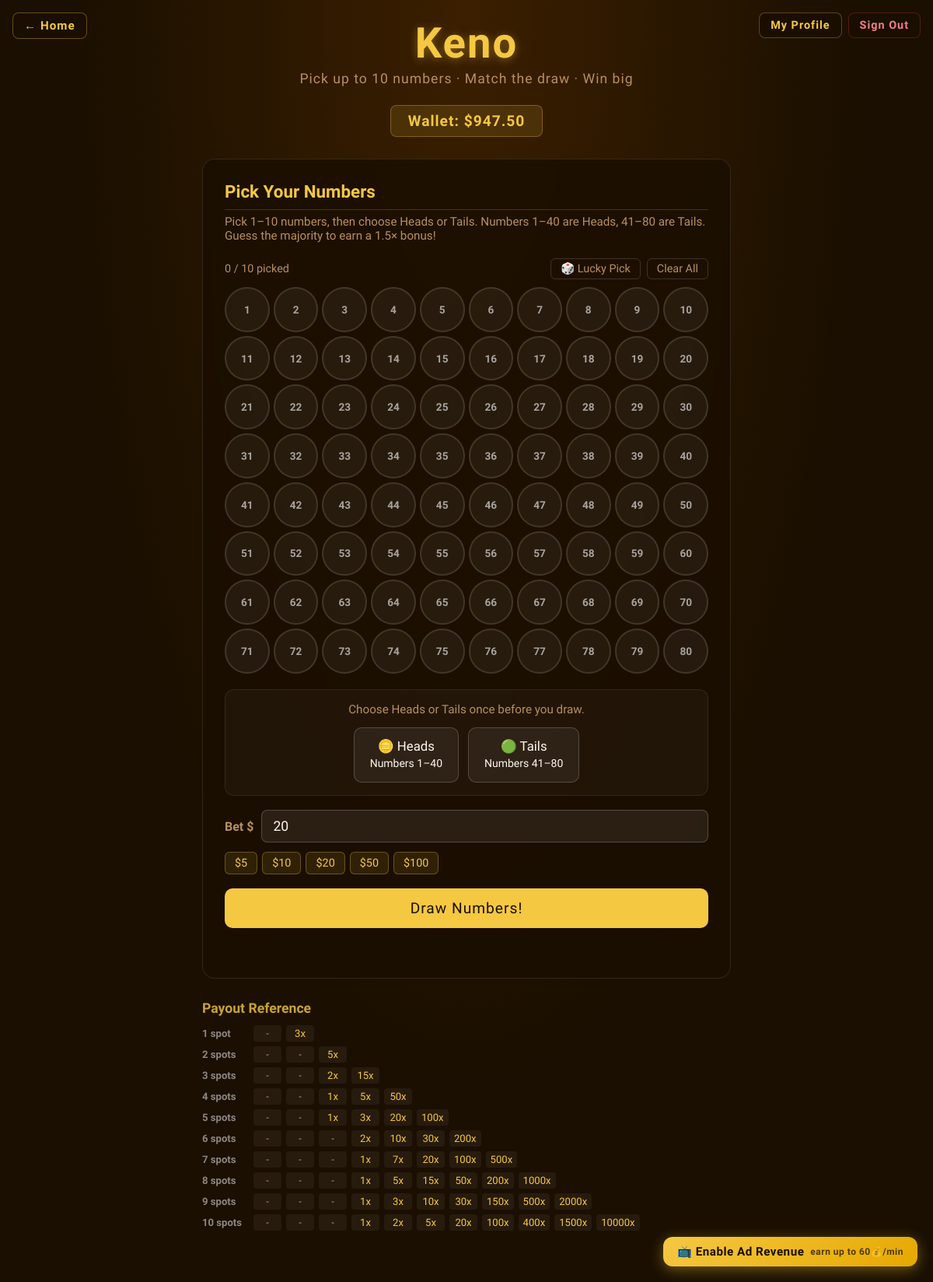
Before: /keno (signed in) with the older database file.
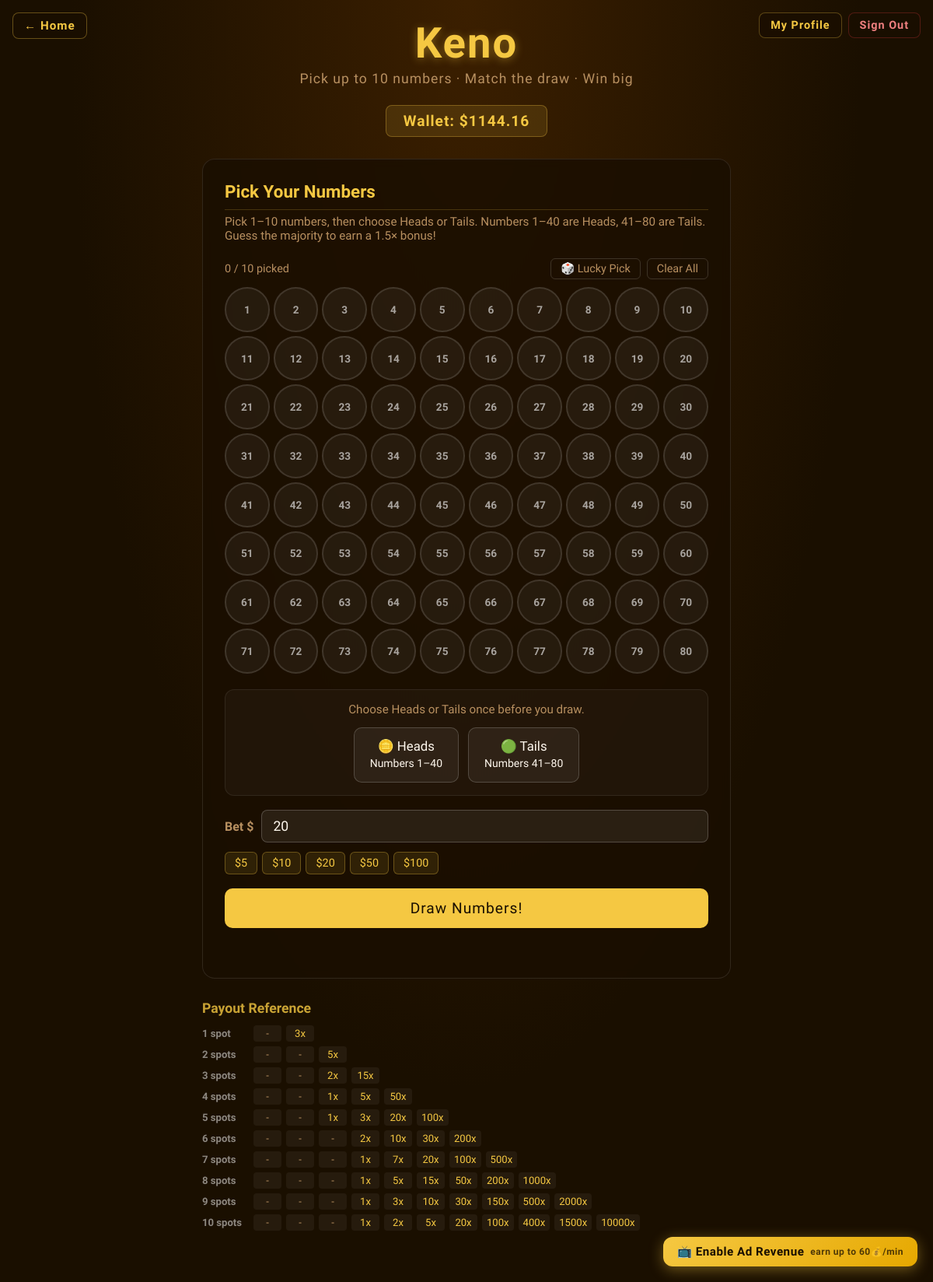
After: the same page with the newer database file.
### tables this page shows
CREATE TABLE users (
            id            INTEGER PRIMARY KEY AUTOINCREMENT,
            username      TEXT    NOT NULL UNIQUE,
            email         TEXT    NOT NULL UNIQUE,
            password_hash TEXT    NOT NULL,
            wallet        REAL    NOT NULL DEFAULT 1000.0,
            total_wagered REAL    NOT NULL DEFAULT 0.0,
            total_won     REAL    NOT NULL DEFAULT 0.0,
            race_wins     INTEGER NOT NULL DEFAULT 0,
            race_plays    INTEGER NOT NULL DEFAULT 0,
            keno_wins     INTEGER NOT NULL DEFAULT 0,
            keno_plays    INTEGER NOT NULL DEFAULT 0,
            win_streak    INTEGER NOT NULL DEFAULT 0,
            best_streak   INTEGER NOT NULL DEFAULT 0,
            created_at    TEXT    NOT NULL
        );

### app.py (the view)
@app.route('/keno')
@login_required
def keno():
    return render_template('Keno.html', user=current_user())

### app.py (called while the page is built)
def get_db():
    if 'db' not in g:
        g.db = sqlite3.connect(DATABASE)
        g.db.row_factory = sqlite3.Row
    return g.db

def login_required(f):
    @wraps(f)
    def decorated(*args, **kwargs):
        if 'user_id' not in session:
            return redirect(url_for('login'))
        return f(*args, **kwargs)
    return decorated

def current_user():
    if 'user_id' not in session:
        return None
    return get_db().execute('SELECT * FROM users WHERE id=?', (session['user_id'],)).fetchone()

### Templates/Keno.html (shortened to what this page needs)
<!DOCTYPE html>
<html lang="en">
<head>
</head>
<body>
<a href="/" class="back-home">&#8592; Home</a>
<div class="nav-right">
  <a href="/profile" class="nav-pill">My Profile</a>
  <a href="/logout"  class="nav-pill logout">Sign Out</a>
</div>
<h1>Keno</h1>
<p class="subtitle">Pick up to 10 numbers &middot; Match the draw &middot; Win big</p>
<div class="wallet-bar">Wallet: $<span id="wallet-display">{% if user is defined and user %}{{ "%.2f"|format(user['wallet']) }}{% else %}1000.00{% endif %}</span></div>
<div class="card" id="main-card">
  <h2>Pick Your Numbers</h2>
  <p class="card-desc">Pick 1–10 numbers, then choose Heads or Tails. Numbers 1–40 are Heads, 41–80 are Tails. Guess the majority to earn a 1.5× bonus!</p>
  <div class="grid-header">
    <span id="picks-counter">0 / 10 picked</span>
    <div style="display:flex;gap:8px; align-items:center;">
      <button class="clear-btn lucky-btn" onclick="luckyPick()">🎲 Lucky Pick</button>
      <button class="clear-btn" onclick="clearPicks()">Clear All</button>
    </div>
  </div>
  <div class="keno-grid" id="keno-grid"></div>
  <div class="guess-panel" id="guess-panel">
    <div class="guess-hint" id="guess-hint">Choose Heads or Tails once before you draw.</div>
    <div class="guess-buttons">
      <button class="guess-btn" id="side-h" onclick="selectSide('H')">🪙 Heads<br><small>Numbers 1–40</small></button>
      <button class="guess-btn" id="side-t" onclick="selectSide('T')">🟢 Tails<br><small>Numbers 41–80</small></button>
    </div>
  </div>
  <div class="bet-row">
    <label>Bet $</label>
    <input type="number" id="bet-input" min="1" step="1" value="20" />
  </div>
  <div class="quick-bets">
    <span class="quick-bet" onclick="setBet(5)">$5</span>
    <span class="quick-bet" onclick="setBet(10)">$10</span>
    <span class="quick-bet" onclick="setBet(20)">$20</span>
    <span class="quick-bet" onclick="setBet(50)">$50</span>
    <span class="quick-bet" onclick="setBet(100)">$100</span>
  </div>
  <button class="draw-btn" id="draw-btn" onclick="runDraw()">Draw Numbers!</button>
  <div class="draw-status" id="draw-status"></div>
</div>
<div class="payout-table-wrap">
  <h3>Payout Reference</h3>
  <div id="payout-ref"></div>
</div>
<div class="confetti-wrap" id="confetti-wrap"></div>
<button class="ad-toggle-btn" id="ad-toggle-btn" onclick="window._adSystem.toggle()">
  📺 Enable Ad Revenue <span class="ad-earn-rate">earn up to 60💰/min</span>
</button>
</body>
</html>

Changed rows visible on the page:
changed users: wallet "947.50" → "1144.16"
